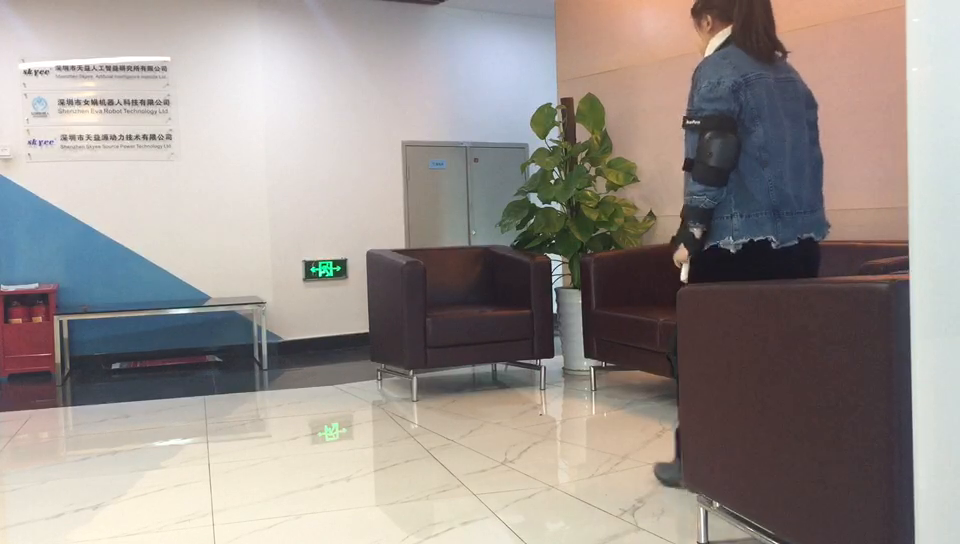
#> input picture frame 44 of cs4.mp4, 960 x 544 px, given in place of queda.mp4, which was not available
$ python 'Fall detection.py'
#> lines starting #> are read from the running program, lines starting #| are printed output that depends on the picture; pictures that were not available may be replaced by others from this repository, and a replacement may not be noted
import cv2
import numpy as np
import math
#import winsound
import time
cap = cv2.VideoCapture("queda.mp4")


count = 0
count1 =0
slope=0
slope1 = 100
minArea = 120*100
radianToDegree=57.324
minimumLengthOfLine=150.0
minAngle=18
maxAngle=72
list_falls=[]
count_fall=0
firstFrame= None
time.sleep(1)

#Function definition for frame Conversion
def convertFrame(frame):
    r = 750.0 / frame.shape[1]
    dim = (750, int(frame.shape[0] * r))
    frame = cv2.resize(frame, dim, interpolation=cv2.INTER_AREA)
    gray = cv2.cvtColor(frame,cv2.COLOR_BGR2GRAY)
    gray = cv2.GaussianBlur(gray, (31,31),0)

    return frame,gray

while True:

    ret,frame= cap.read()
#> frame is the input picture: shape (544, 960, 3); mean B, G, R 142, 146.6, 154.6
    if frame is None:
        break
    frame,gray = convertFrame(frame);
#> in convertFrame, `gray = cv2.cvtColor(frame,cv2.COLOR_BGR2GRAY)`:
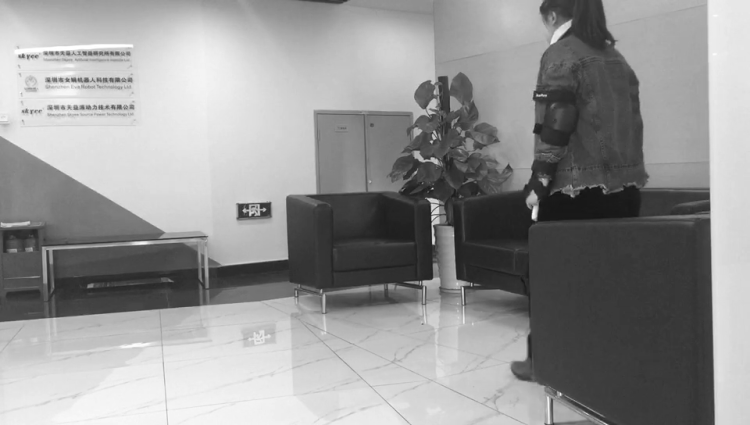
#> gray: shape (425, 750); min 19, max 255, mean 148.5
#> in convertFrame, `gray = cv2.GaussianBlur(gray, (31,31),0)`:
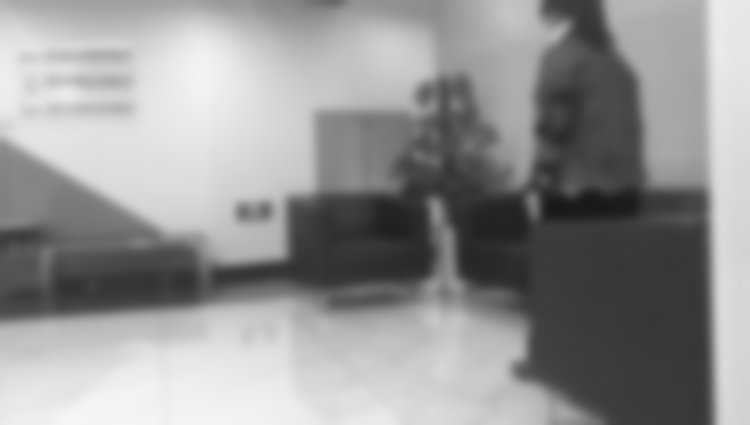
#> gray: shape (425, 750); min 25, max 245, mean 148.5

    #comparison Frame
    if firstFrame is None:
        time.sleep(1.0)
        _,frame= cap.read()
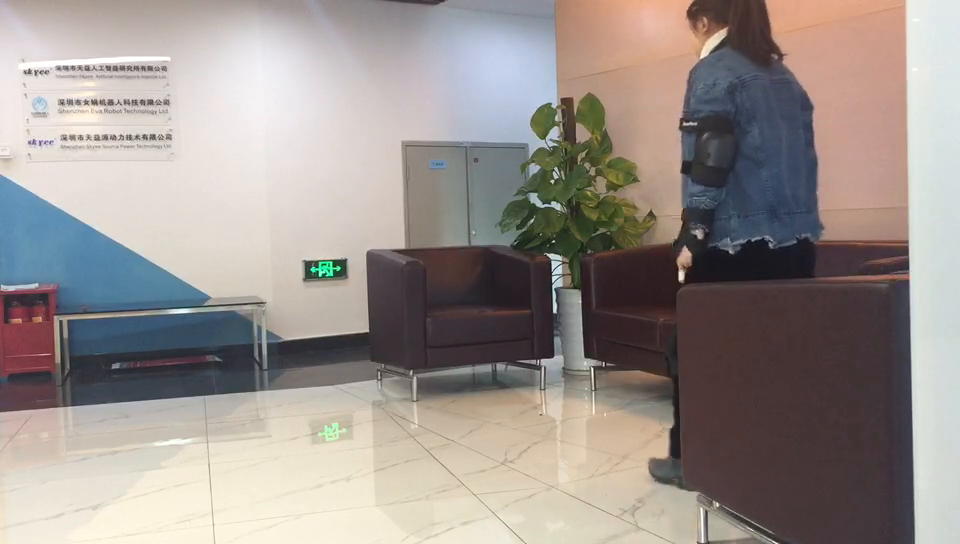
#> input picture frame 45 of cs4.mp4, 960 x 544 px, given in place of queda.mp4, which was not available
#> frame is the input picture: shape (544, 960, 3); mean B, G, R 142.2, 146.6, 154.8
        frame,gray=convertFrame(frame)
        firstFrame = gray
        continue

    #Frame difference between current and comparison frame
    frameDelta= cv2.absdiff(firstFrame,gray)

    #Thresholding
    thresh1 = cv2.threshold(frameDelta,20,255,cv2.THRESH_BINARY)[1]

    #Dilation of Pixels
    thresh = cv2.dilate(thresh1,None,iterations = 15)


    #Finding the Region of Interest with changes
    contour , _ = cv2.findContours(thresh.copy(),cv2.RETR_EXTERNAL,cv2.CHAIN_APPROX_SIMPLE)

    for con in contour:

        if len(con)>=5 and cv2.contourArea(con)>minArea:
            ellipse = cv2.fitEllipse(con)
            cv2.ellipse(frame,ellipse,(255,255,0),5)

            #Co-ordinates of extreme points
            extTop = tuple(con[con[:, :, 1].argmin()][0])
            extBot = tuple(con[con[:, :, 1].argmax()][0])
            extLeft = tuple(con[con[:, :, 0].argmin()][0])
            extRight = tuple(con[con[:, :, 0].argmax()][0])

            line1 = math.sqrt((extTop[0]-extBot[0])*(extTop[0]-extBot[0])+(extTop[1]-extBot[1])*(extTop[1]-extBot[1]))
            midPoint = [extTop[0]-int((extTop[0]-extBot[0])/2),extTop[1]-int((extTop[1]-extBot[1])/2)]

            if line1>minimumLengthOfLine:
                #cv2.line(frame,(extBot[0],extBot[1]),(extTop[0],extTop[1]), (255, 0, 0), 5)
                if (extTop[0]!=extBot[0]):
                    slope = abs(extTop[1]-extBot[1])/(extTop[0]-extBot[0])

            else:
                #cv2.line(frame, (extLeft[0], extLeft[1]), (extRight[0], extRight[1]), (255, 0, 0), 5)
                if (extRight[0] != extLeft[0]):
                    slope = abs(extRight[1]-extLeft[1])/(extRight[0]-extLeft[0])
            #print(slope)

            #cv2.line(frame, (midPoint[0], midPoint[1]), (midPoint[0] + 1, midPoint[1] + 100), (255, 255, 255), 5)

            #angle in Radians with perpendicular
            originalAngleP = np.arctan((slope1 - slope) / (1 + slope1 * slope))

            #angle with Horizontal
            originalAngleH = np.arctan(slope)

            #Angle in degrees
            originalAngleH = originalAngleH*radianToDegree
            originalAngleP=originalAngleP*radianToDegree

            #print(originalAngleP)
            if (abs(originalAngleP) > minAngle and abs(originalAngleH) < maxAngle and abs(originalAngleP)+abs(originalAngleH)>89 and abs(originalAngleP)+abs(originalAngleH)<91):
                count += 1

                if (count > 18):
                    count_fall+=1

                    #print("Fall detected")
                    list_falls.append((time.time()))
                    if(count_fall>1):
                        if(list_falls[len(list_falls)-1]-list_falls[len(list_falls)-2]<.5):

                            #print (list_falls[len(list_falls)-1]-list_falls[len(list_falls)-2])
                            print ("Fall detected")
                        else:
                            continue

                    count = 0

    cv2.imshow('Frame', frame)
    #cv2.imshow('gray',gray)
    #cv2.imshow('Thresh',thresh)
    #cv2.imshow('FirstFrame',firstFrame)
    k = cv2.waitKey(30) & 0xff
    if k == 27:
        break
#print (list_falls)
cap.release()
cv2.waitKey(1)
cv2.destroyAllWindows()

$ run again, starting later in the video
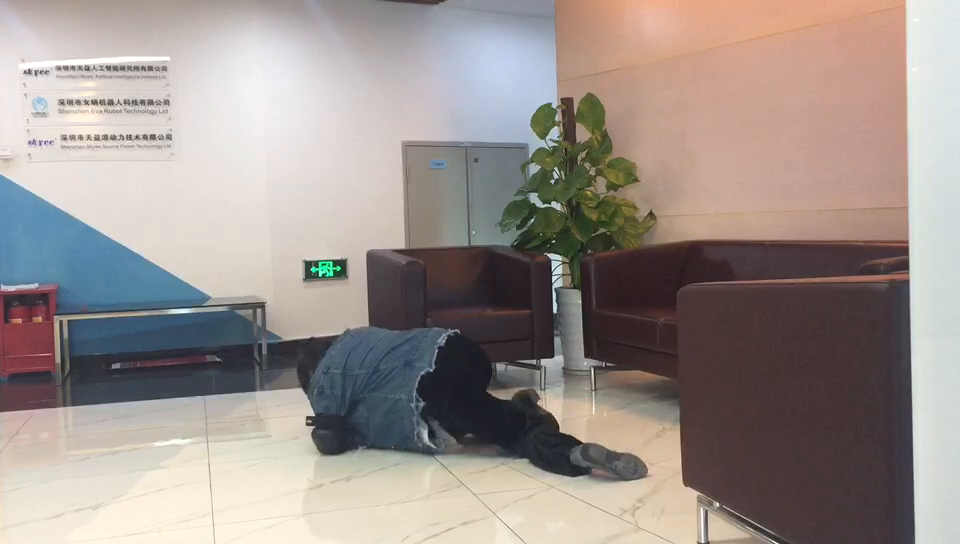
#> input picture frame 198 of cs4.mp4, 960 x 544 px, given in place of queda.mp4, which was not available
#> frame is the input picture: shape (544, 960, 3); mean B, G, R 141.6, 146.5, 156.2
#> frame: shape (425, 750, 3)
#> in convertFrame, `gray = cv2.cvtColor(frame,cv2.COLOR_BGR2GRAY)`:
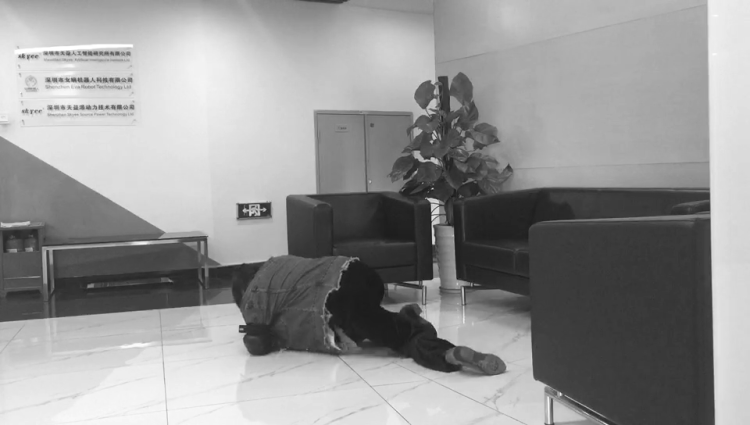
#> gray: shape (425, 750); min 25, max 255, mean 148.9
#> in convertFrame, `gray = cv2.GaussianBlur(gray, (31,31),0)`:
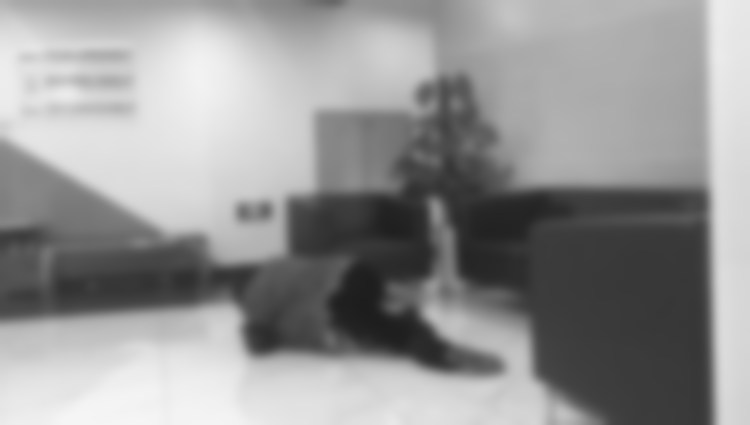
#> gray: shape (425, 750); min 29, max 245, mean 148.9
#> frame: shape (425, 750, 3)

$ run again, starting later in the video
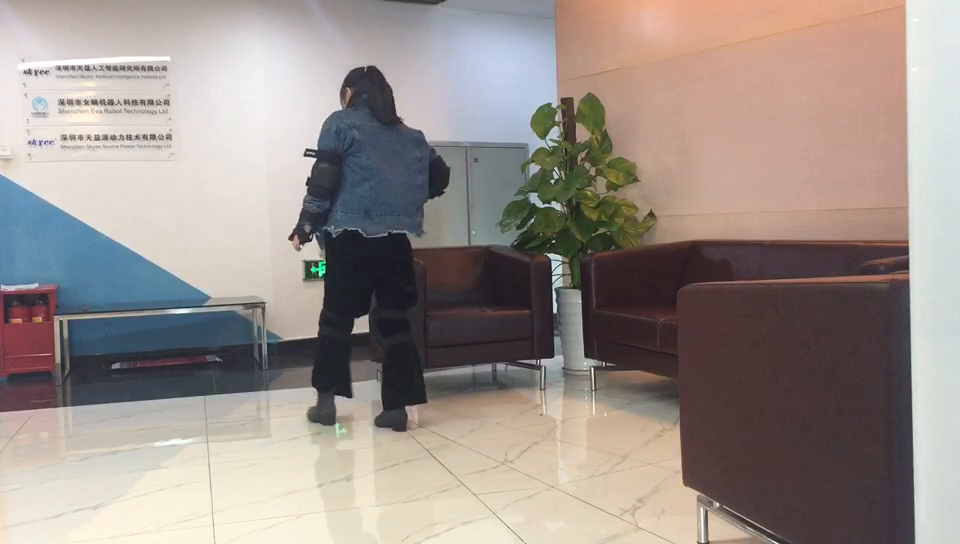
#> input picture frame 352 of cs4.mp4, 960 x 544 px, given in place of queda.mp4, which was not available
#> frame is the input picture: shape (544, 960, 3); mean B, G, R 139.1, 144.5, 154.6
#> frame: shape (425, 750, 3)
#> in convertFrame, `gray = cv2.GaussianBlur(gray, (31,31),0)`:
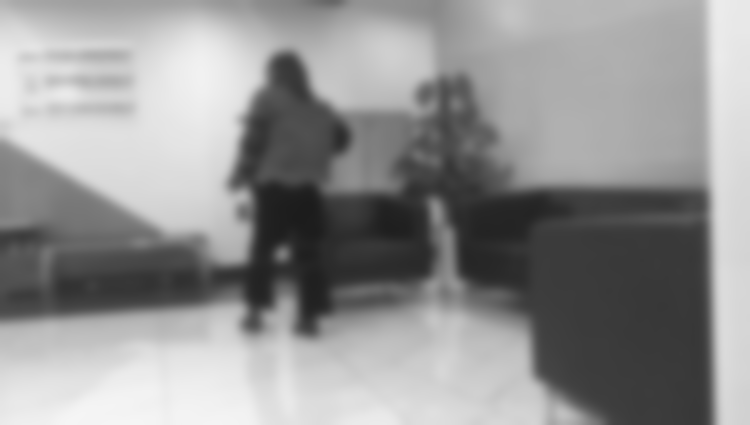
#> gray: shape (425, 750); min 28, max 245, mean 146.9
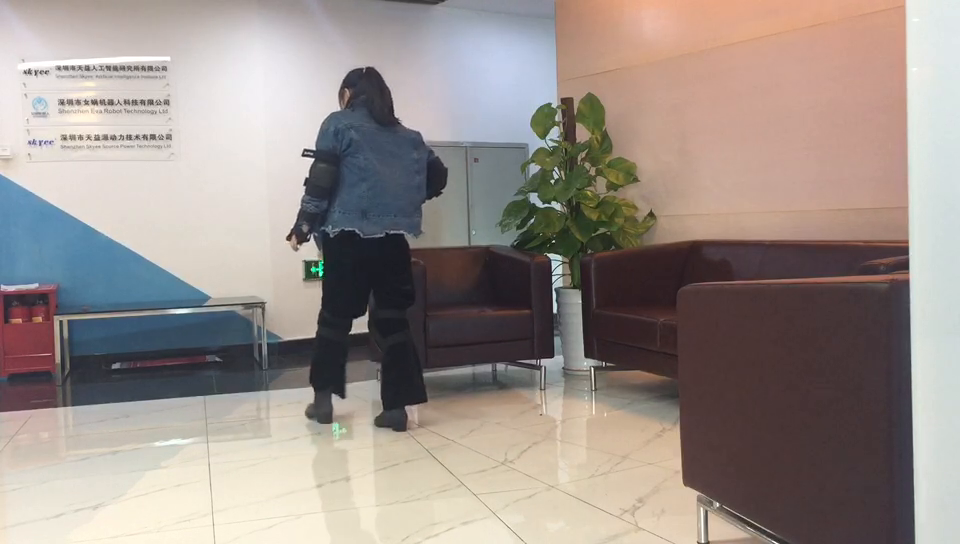
#> input picture frame 353 of cs4.mp4, 960 x 544 px, given in place of queda.mp4, which was not available
#> frame is the input picture: shape (544, 960, 3); mean B, G, R 139.3, 144.6, 154.9
#> frame: shape (425, 750, 3)
